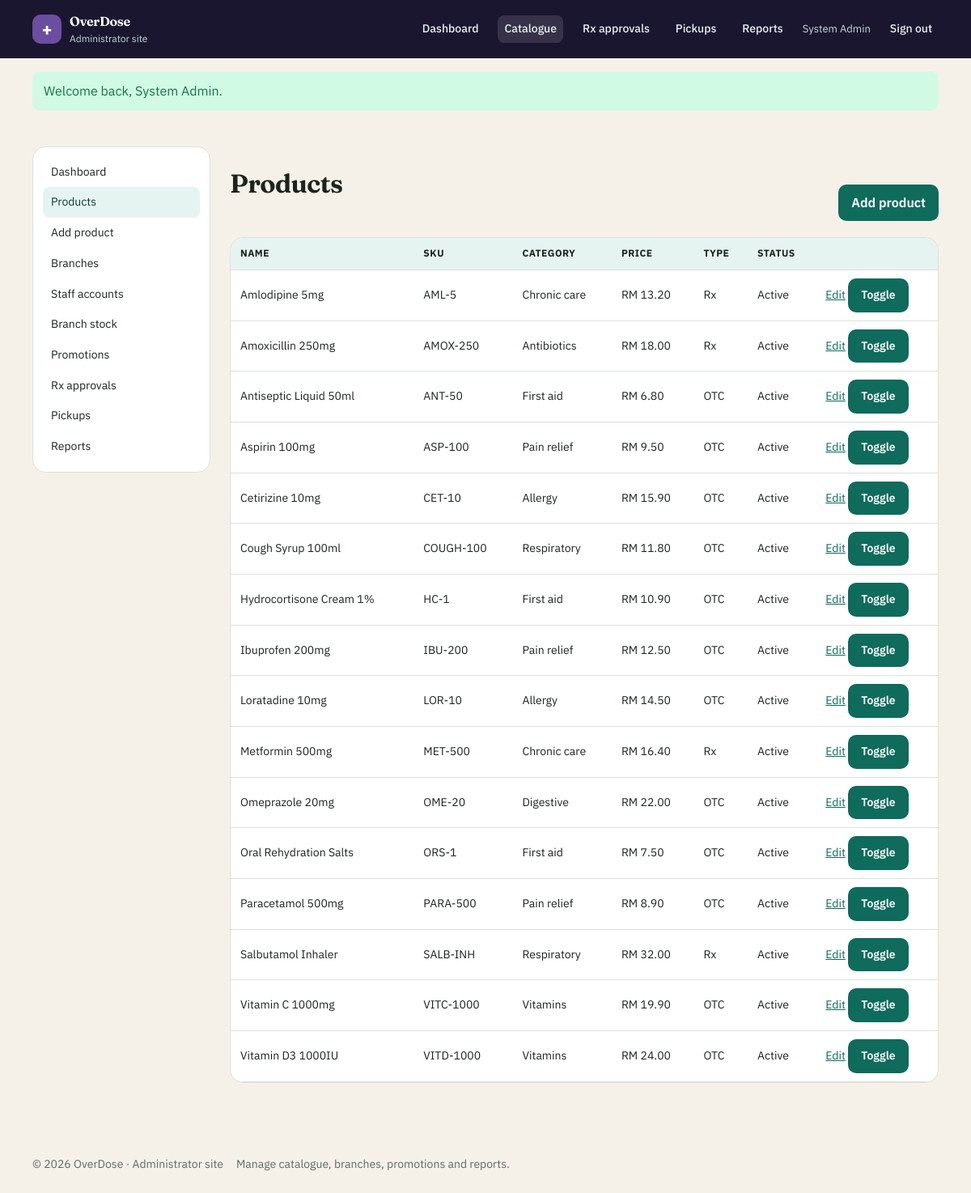
/admin/products.php (signed in), run on the app's committed database.
### tables this page shows
CREATE TABLE products (
  id INT UNSIGNED NOT NULL AUTO_INCREMENT,
  category_id INT UNSIGNED NOT NULL,
  name VARCHAR(160) NOT NULL,
  sku VARCHAR(40) NOT NULL,
  description TEXT NOT NULL,
  unit_price DECIMAL(10,2) NOT NULL,
  image_path VARCHAR(255) NULL,
  is_active TINYINT(1) NOT NULL DEFAULT 1,
   
  requires_prescription TINYINT(1) NOT NULL DEFAULT 0,
  PRIMARY KEY (id),
  UNIQUE KEY uq_products_sku (sku),
  KEY idx_products_name (name),
  KEY idx_products_category (category_id),
  CONSTRAINT fk_products_category
    FOREIGN KEY (category_id) REFERENCES categories (id)
    ON UPDATE CASCADE ON DELETE RESTRICT
);

CREATE TABLE categories (
  id INT UNSIGNED NOT NULL AUTO_INCREMENT,
  name VARCHAR(80) NOT NULL,
  PRIMARY KEY (id),
  UNIQUE KEY uq_categories_name (name)
);

### includes/helpers.php (called while the page is built, shortened)
<?php
function e(?string $value): string
{
    return htmlspecialchars((string) $value, ENT_QUOTES | ENT_SUBSTITUTE, 'UTF-8');
}
function app_base(): string
{
    static $base = null;
    if ($base !== null) {
        return $base;
    }
    $projectRoot = str_replace('\\', '/', realpath(dirname(__DIR__)) ?: dirname(__DIR__));
    $docRoot = str_replace('\\', '/', realpath($_SERVER['DOCUMENT_ROOT'] ?? '') ?: ($_SERVER['DOCUMENT_ROOT'] ?? ''));
    if ($docRoot !== '' && str_starts_with($projectRoot, rtrim($docRoot, '/'))) {
        $base = substr($projectRoot, strlen(rtrim($docRoot, '/')));
    } else {
        $script = str_replace('\\', '/', dirname($_SERVER['SCRIPT_NAME'] ?? '/'));
        if (str_ends_with($script, '/admin') || str_ends_with($script, '/staff') || str_ends_with($script, '/pages') || str_ends_with($script, '/api')) {
            $script = dirname($script);
        }
        $base = $script === '/' ? '' : $script;
    }
    $base = rtrim($base, '/');
    return $base;
}
function url(string $path = ''): string
{
    $path = ltrim($path, '/');
    $base = app_base();
    return ($base === '' ? '' : $base) . '/' . $path;
}
function money(float|string $amount): string
{
    return 'RM ' . number_format((float) $amount, 2);
}

### includes/portal.php (called while the page is built, shortened)
<?php
function current_portal(): string
{
    $script = str_replace('\\', '/', $_SERVER['SCRIPT_NAME'] ?? '');
    if (str_contains($script, '/admin/')) {
        return 'admin';
    }
    return 'customer';
}
function portal_session_path(?string $portal = null): string
{
    $base = app_base();
    $root = $base === '' ? '/' : $base . '/';
    return match ($portal ?? current_portal()) {
        'admin' => rtrim($root, '/') . '/admin/',
        'staff' => rtrim($root, '/') . '/staff/',
        default => $root,
    };
}

### includes/catalog.php (called while the page is built, shortened)
<?php
function all_products(mysqli $db, bool $activeOnly = false): array
{
    $sql = 'SELECT p.*, c.name AS category_name FROM products p INNER JOIN categories c ON c.id = p.category_id';
    $sql .= ' ORDER BY p.name';
    return db_all($db, $sql);
}

### includes/db.php (called while the page is built, shortened)
<?php
function db_all(mysqli $db, string $sql, string $types = '', array $params = []): array
{
    $stmt = $db->prepare($sql);
    $stmt->execute();
    $result = $stmt->get_result();
    $rows = $result->fetch_all(MYSQLI_ASSOC);
    return $rows;
}

### admin/products.php (the view, shortened to what this page needs)
<?php
$db = db();
$products = all_products($db);
require dirname(__DIR__) . '/includes/header.php';
?>
<div class="container layout-admin">
  <?php require dirname(__DIR__) . '/includes/admin_nav.php'; ?>
  <div>
    <div class="section-head">
      <h1>Products</h1>
      <a class="btn" href="<?= e(url('admin/product-form.php')) ?>">Add product</a>
    </div>
    <div class="table-wrap">
      <table>
        <thead><tr><th>Name</th><th>SKU</th><th>Category</th><th>Price</th><th>Type</th><th>Status</th><th></th></tr></thead>
        <tbody>
          <?php foreach ($products as $product): ?>
            <tr>
              <td><?= e($product['name']) ?></td>
              <td><?= e($product['sku']) ?></td>
              <td><?= e($product['category_name']) ?></td>
              <td><?= e(money((float) $product['unit_price'])) ?></td>
              <td><?= (int) ($product['requires_prescription'] ?? 0) ? 'Rx' : 'OTC' ?></td>
              <td><?= (int) $product['is_active'] ? 'Active' : 'Hidden' ?></td>
              <td>
                <a href="<?= e(url('admin/product-form.php?id=' . (int) $product['id'])) ?>">Edit</a>
                <form method="post" style="display:inline">
                  <button class="btn btn-small btn-secondary" type="submit">Toggle</button>
                </form>
              </td>
            </tr>
          <?php endforeach; ?>
        </tbody>
      </table>
    </div>
  </div>
</div>
<?php require dirname(__DIR__) . '/includes/footer.php'; ?>

### public/css/style.css (style rules this page uses)
:root { --teal-900: #0b3d36; --teal-700: #0f6b5c; --teal-500: #1a8f7a; --teal-100: #e6f4f1; --cream: #f6f1e8; --ink: #1c241f; --muted: #5c6b66; --card: #ffffff; --danger: #9b2c2c; --warning: #b45309; --ok: #157347; --line: #d9e2de; --shadow: 0 10px 30px rgba(11, 61, 54, 0.08); --radius: 16px; }
*, *::before, *::after { box-sizing: border-box; }
html { scroll-behavior: smooth; }
body { margin: 0; font-family: "IBM Plex Sans", system-ui, sans-serif; color: var(--ink); background: var(--cream); line-height: 1.55; }
h1, h2, h3, .brand strong { font-family: Fraunces, Georgia, serif; font-weight: 650; letter-spacing: -0.02em; }
a { color: var(--teal-700); }
.container { width: min(1120px, calc(100% - 32px)); margin-inline: auto; }
.section-head { display: flex; justify-content: space-between; align-items: end; gap: 16px; margin-bottom: 20px; }
.btn, button.btn, input.btn { display: inline-flex; align-items: center; justify-content: center; background: var(--teal-700); color: #fff; border: 0; padding: 10px 16px; border-radius: 10px; text-decoration: none; font: inherit; font-weight: 600; cursor: pointer; }
.btn-small { padding: 6px 12px; font-size: 13px; }
.btn-secondary { background: #e8efe9; color: var(--teal-900); }
table { width: 100%; border-collapse: collapse; background: #fff; border-radius: var(--radius); overflow: hidden; }
th, td { padding: 10px 12px; text-align: left; border-bottom: 1px solid var(--line); font-size: 14px; }
th { background: var(--teal-100); font-size: 12px; text-transform: uppercase; letter-spacing: 0.04em; }
.table-wrap { overflow-x: auto; border: 1px solid var(--line); border-radius: var(--radius); }
.layout-admin { display: grid; grid-template-columns: 220px 1fr; gap: 24px; padding: 28px 0 48px; }

### data on the page
products: name "Amlodipine 5mg", sku "AML-5", category.name "Chronic care", unit_price "RM 13.20", requires_prescription "Rx", is_active "Active"
products: name "Amoxicillin 250mg", sku "AMOX-250", category.name "Antibiotics", unit_price "RM 18.00", requires_prescription "Rx", is_active "Active"
products: name "Antiseptic Liquid 50ml", sku "ANT-50", category.name "First aid", unit_price "RM 6.80", requires_prescription "OTC", is_active "Active"
products: name "Aspirin 100mg", sku "ASP-100", category.name "Pain relief", unit_price "RM 9.50", requires_prescription "OTC", is_active "Active"
products: name "Cetirizine 10mg", sku "CET-10", category.name "Allergy", unit_price "RM 15.90", requires_prescription "OTC", is_active "Active"
products: name "Cough Syrup 100ml", sku "COUGH-100", category.name "Respiratory", unit_price "RM 11.80", requires_prescription "OTC", is_active "Active"
products: name "Hydrocortisone Cream 1%", sku "HC-1", category.name "First aid", unit_price "RM 10.90", requires_prescription "OTC", is_active "Active"
products: name "Ibuprofen 200mg", sku "IBU-200", category.name "Pain relief", unit_price "RM 12.50", requires_prescription "OTC", is_active "Active"
products: name "Loratadine 10mg", sku "LOR-10", category.name "Allergy", unit_price "RM 14.50", requires_prescription "OTC", is_active "Active"
products: name "Metformin 500mg", sku "MET-500", category.name "Chronic care", unit_price "RM 16.40", requires_prescription "Rx", is_active "Active"
products: name "Omeprazole 20mg", sku "OME-20", category.name "Digestive", unit_price "RM 22.00", requires_prescription "OTC", is_active "Active"
products: name "Oral Rehydration Salts", sku "ORS-1", category.name "First aid", unit_price "RM 7.50", requires_prescription "OTC", is_active "Active"
products: name "Paracetamol 500mg", sku "PARA-500", category.name "Pain relief", unit_price "RM 8.90", requires_prescription "OTC", is_active "Active"
products: name "Salbutamol Inhaler", sku "SALB-INH", category.name "Respiratory", unit_price "RM 32.00", requires_prescription "Rx", is_active "Active"
products: name "Vitamin C 1000mg", sku "VITC-1000", category.name "Vitamins", unit_price "RM 19.90", requires_prescription "OTC", is_active "Active"
products: name "Vitamin D3 1000IU", sku "VITD-1000", category.name "Vitamins", unit_price "RM 24.00", requires_prescription "OTC", is_active "Active"

### other printed values
APP_NAME "OverDose"
$brandTag "Administrator site"
$user['name'] "System Admin"
$flash['message'] "Welcome back, System Admin."
